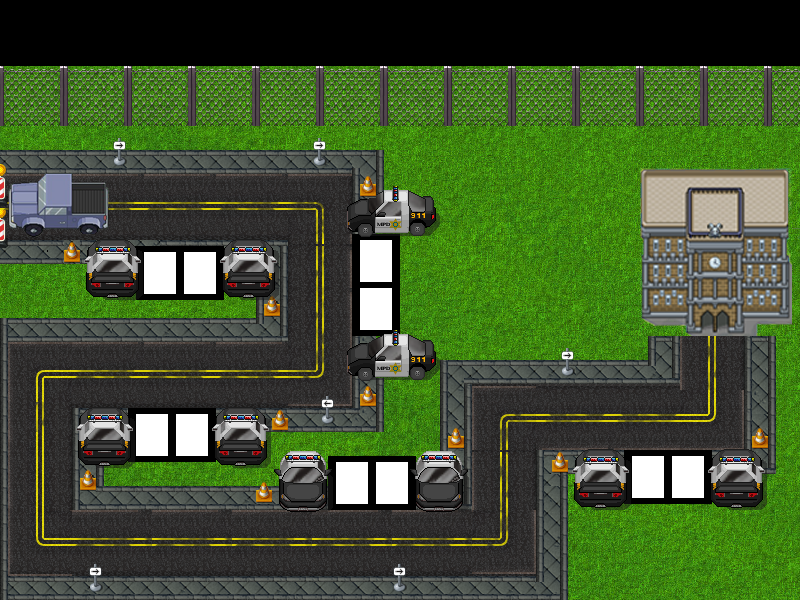

Below is a game level as drawn by its tile map, then a one-line description and the .tmx that defines it (tile-layer data replaced by summaries):
An orthogonal 100x100 tile map with 8x6 px tiles, 3 tile layers (Terreno, Capa de Patrones 1, Capa superior), 11 tilesets and 167 objects (155x camino, 10x plaza, spawn, banco).

<map version="1.0" orientation="orthogonal" renderorder="right-down" width="100" height="100" tilewidth="8" tileheight="6" nextobjectid="208">
 <tileset firstgid="1" name="grass" tilewidth="8" tileheight="6" tilecount="7500" columns="75">
  <image source="121_tile_ZooBoing-com_Grass.jpg86af7810-d636-43d5-8737-e7527e8ba21cLarge.jpg" width="600" height="600" />
 </tileset>
 <tileset firstgid="7501" name="black" tilewidth="8" tileheight="6" tilecount="55500" columns="250">
  <image source="black.png" width="2000" height="1333" />
 </tileset>
 <tileset firstgid="63001" name="carreteras" tilewidth="8" tileheight="6" tilecount="3072" columns="48">
  <image source="carreteras.png" width="384" height="384" />
 </tileset>
 <tileset firstgid="66073" name="carreteras2" tilewidth="8" tileheight="6" tilecount="3072" columns="48">
  <image source="carreteras2.png" width="384" height="384" />
 </tileset>
 <tileset firstgid="69145" name="banco" tilewidth="8" tileheight="6" tilecount="2100" columns="50">
  <image source="rustboro_metropolis_by_princelegendario-d2kkuab.png" width="400" height="256" />
 </tileset>
 <tileset firstgid="71245" name="coches" tilewidth="8" tileheight="6" tilecount="3072" columns="48">
  <image source="autodepolicia.png" width="384" height="384" />
 </tileset>
 <tileset firstgid="74317" name="white" tilewidth="8" tileheight="6" tilecount="15750" columns="150">
  <image source="white.jpg" width="1200" height="630" />
 </tileset>
 <tileset firstgid="90067" name="acera" tilewidth="8" tileheight="6" tilecount="16384" columns="128">
  <image source="acera.png" width="1024" height="768" />
 </tileset>
 <tileset firstgid="106451" name="whiteObject" tilewidth="32" tileheight="42" tilecount="555" columns="37">
  <image source="white.jpg" width="1200" height="630" />
 </tileset>
 <tileset firstgid="107006" name="cocheSpawn" tilewidth="8" tileheight="6" tilecount="357" columns="21">
  <image source="cocheSpawn.png" width="171" height="107" />
 </tileset>
 <tileset firstgid="107363" name="urbanAssets" tilewidth="8" tileheight="6" tilecount="5440" columns="64">
  <image source="urban_streets_c_by_schwarzenacht-d8cmhcy.png" width="512" height="512" />
 </tileset>
 <layer name="Terreno" width="100" height="100">
  <data>[10000 cells, 9996 non-empty, 3338 distinct tile ids]</data>
 </layer>
 <layer name="Capa de Patrones 1" width="100" height="100">
  <data>[10000 cells, 3610 non-empty, 1589 distinct tile ids]</data>
 </layer>
 <layer name="Capa superior" width="100" height="100">
  <data>[10000 cells, 2182 non-empty, 552 distinct tile ids]</data>
 </layer>
 <objectgroup name="objetos">
  <object id="33" name="plaza3" type="plaza" x="360" y="240.333" width="32" height="42">
   <properties>
    <property name="ocupada" type="bool" value="false" />
   </properties>
  </object>
  <object id="34" name="plaza4" type="plaza" x="360" y="287.667" width="32" height="42">
   <properties>
    <property name="ocupada" type="bool" value="false" />
   </properties>
  </object>
  <object id="35" name="plaza5" type="plaza" x="135.333" y="413.667" width="32" height="42">
   <properties>
    <property name="ocupada" type="bool" value="false" />
   </properties>
  </object>
  <object id="36" name="plaza6" type="plaza" x="175.333" y="413.667" width="32" height="42">
   <properties>
    <property name="ocupada" type="bool" value="false" />
   </properties>
  </object>
  <object id="37" name="plaza7" type="plaza" x="336" y="461.75" width="32" height="42">
   <properties>
    <property name="ocupada" type="bool" value="false" />
   </properties>
  </object>
  <object id="38" name="plaza8" type="plaza" x="375.75" y="461.75" width="32" height="42">
   <properties>
    <property name="ocupada" type="bool" value="false" />
   </properties>
  </object>
  <object id="39" name="plaza9" type="plaza" x="632.25" y="455.75" width="32" height="42">
   <properties>
    <property name="ocupada" type="bool" value="false" />
   </properties>
  </object>
  <object id="40" name="plaza10" type="plaza" x="671.5" y="456" width="32" height="42">
   <properties>
    <property name="ocupada" type="bool" value="false" />
   </properties>
  </object>
  <object id="41" name="plaza1" type="plaza" x="143.75" y="251.75" width="32" height="42">
   <properties>
    <property name="ocupada" type="bool" value="false" />
   </properties>
  </object>
  <object id="42" name="plaza2" type="plaza" x="184" y="252" width="32" height="42">
   <properties>
    <property name="ocupada" type="bool" value="false" />
   </properties>
  </object>
  <object id="43" name="spawn" x="72" y="183.5" width="33" height="30.5" />
  <object id="44" name="banco" x="680.667" y="335.333" width="65.3333" height="3.33333" />
  <object id="51" name="camino1" type="camino" x="112.25" y="200" width="10.25" height="11.5" />
  <object id="53" name="camino2" type="camino" x="123.125" y="200" width="10.25" height="11.5" />
  <object id="54" name="camino3" type="camino" x="133.602" y="200.068" width="10.25" height="11.5" />
  <object id="55" name="camino4" type="camino" x="143.966" y="200.068" width="10.25" height="11.5" />
  <object id="56" name="camino5" type="camino" x="154.511" y="200.068" width="10.25" height="11.5" />
  <object id="57" name="camino6" type="camino" x="165.057" y="200.068" width="10.25" height="11.5" />
  <object id="58" name="camino7" type="camino" x="175.602" y="200.068" width="10.25" height="11.5" />
  <object id="59" name="camino8" type="camino" x="186.148" y="200.068" width="10.25" height="11.5" />
  <object id="60" name="camino9" type="camino" x="196.693" y="200.068" width="10.25" height="11.5" />
  <object id="61" name="camino10" type="camino" x="207.239" y="200.25" width="10.25" height="11.5" />
  <object id="62" name="camino11" type="camino" x="217.727" y="200.261" width="10.25" height="11.5" />
  <object id="63" name="camino12" type="camino" x="228.25" y="200.25" width="10.25" height="11.5" />
  <object id="65" name="camino13" type="camino" x="238.562" y="200.25" width="10.25" height="11.5" />
  <object id="66" name="camino14" type="camino" x="249.375" y="200.25" width="10.25" height="11.5" />
  <object id="67" name="camino15" type="camino" x="260.125" y="200.25" width="10.25" height="11.5" />
  <object id="68" name="camino16" type="camino" x="270.5" y="200.25" width="10.25" height="11.5" />
  <object id="69" name="camino17" type="camino" x="281.125" y="200.25" width="10.25" height="11.5" />
  <object id="70" name="camino18" type="camino" x="291.625" y="200.25" width="10.25" height="11.5" />
  <object id="71" name="camino19" type="camino" x="302.102" y="200.295" width="10.25" height="11.5" />
  <object id="72" name="camino20" type="camino" x="312.511" y="200.25" width="10.25" height="11.5" />
  <object id="73" name="camino21" type="camino" x="314.875" y="212" width="10.25" height="11.5" />
  <object id="74" name="camino22" type="camino" x="314.875" y="223.75" width="10.25" height="11.5" />
  <object id="75" name="camino23" type="camino" x="314.875" y="235.5" width="10.25" height="11.5" />
  <object id="76" name="camino24" type="camino" x="314.875" y="247.25" width="10.25" height="11.5" />
  <object id="77" name="camino25" type="camino" x="314.875" y="259" width="10.25" height="11.5" />
  <object id="78" name="camino26" type="camino" x="314.875" y="270.75" width="10.25" height="11.5" />
  <object id="79" name="camino27" type="camino" x="314.875" y="282.5" width="10.25" height="11.5" />
  <object id="80" name="camino28" type="camino" x="314.875" y="294.25" width="10.25" height="11.5" />
  <object id="81" name="camino29" type="camino" x="314.875" y="306" width="10.25" height="11.5" />
  <object id="82" name="camino30" type="camino" x="314.875" y="317.75" width="10.25" height="11.5" />
  <object id="83" name="camino31" type="camino" x="314.936" y="329.341" width="10.25" height="11.5" />
  </objectgroup>
</map>
<!-- 124 of 167 objects omitted -->
